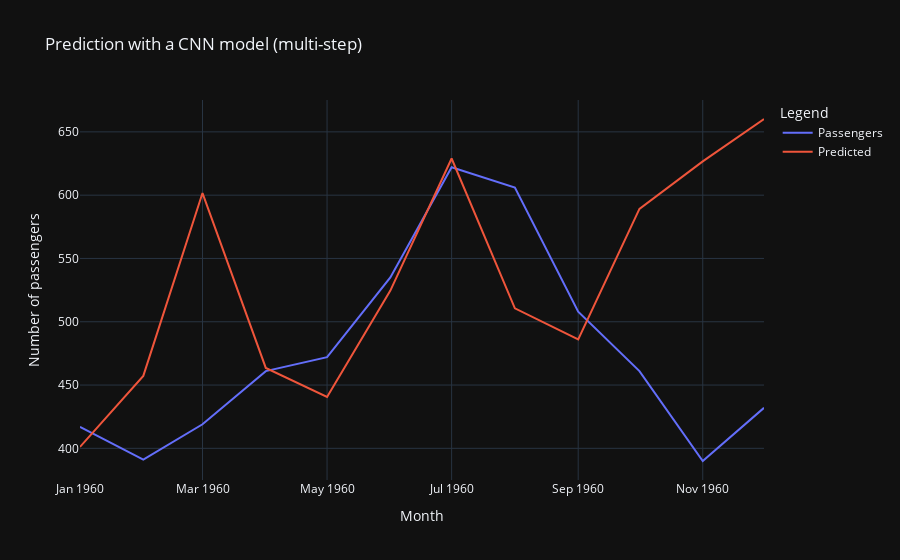

Notebook source saved alongside this figure:
### Code cell
fig = px.line(compared2_df, x = compared2_df.index, y= ['Passengers', 'Predicted'],
            labels={'value': 'Number of passengers', 'variable': 'Legend'},
            title='Prediction with a CNN model (multi-step)')
fig.show()

### Figure 1 — Plotly figure (JSON) as saved in the notebook; plotly's stock layout.template omitted (floating-point values rounded to 4 significant figures)
{"data": [{"hovertemplate": "Legend=Passengers<br>Month=%{x}<br>Number of passengers=%{y}<extra></extra>", "legendgroup": "Passengers", "line": {"color": "#636efa", "dash": "solid"}, "marker": {"symbol": "circle"}, "mode": "lines", "name": "Passengers", "orientation": "v", "showlegend": true, "type": "scatter", "x": ["1960-01-01T00:00:00.000000000", "1960-02-01T00:00:00.000000000", "1960-03-01T00:00:00.000000000", "1960-04-01T00:00:00.000000000", "1960-05-01T00:00:00.000000000", "1960-06-01T00:00:00.000000000", "1960-07-01T00:00:00.000000000", "1960-08-01T00:00:00.000000000", "1960-09-01T00:00:00.000000000", "1960-10-01T00:00:00.000000000", "1960-11-01T00:00:00.000000000", "1960-12-01T00:00:00.000000000"], "xaxis": "x", "y": [417.0, 391.0, 419.0, 461.0, 472.0, 535.0, 622.0, 606.0, 508.0, 461.0, 390.0, 432.0], "yaxis": "y"}, {"hovertemplate": "Legend=Predicted<br>Month=%{x}<br>Number of passengers=%{y}<extra></extra>", "legendgroup": "Predicted", "line": {"color": "#EF553B", "dash": "solid"}, "marker": {"symbol": "circle"}, "mode": "lines", "name": "Predicted", "orientation": "v", "showlegend": true, "type": "scatter", "x": ["1960-01-01T00:00:00.000000000", "1960-02-01T00:00:00.000000000", "1960-03-01T00:00:00.000000000", "1960-04-01T00:00:00.000000000", "1960-05-01T00:00:00.000000000", "1960-06-01T00:00:00.000000000", "1960-07-01T00:00:00.000000000", "1960-08-01T00:00:00.000000000", "1960-09-01T00:00:00.000000000", "1960-10-01T00:00:00.000000000", "1960-11-01T00:00:00.000000000", "1960-12-01T00:00:00.000000000"], "xaxis": "x", "y": [401.1, 457.2, 601.7, 463.5, 440.6, 524.6, 629.0, 510.6, 486.1, 589.2, 626.7, 660.2], "yaxis": "y"}], "layout": {"legend": {"title": {"text": "Legend"}, "tracegroupgap": 0}, "title": {"text": "Prediction with a CNN model (multi-step)"}, "xaxis": {"anchor": "y", "domain": [0, 1], "title": {"text": "Month"}}, "yaxis": {"anchor": "x", "domain": [0, 1], "title": {"text": "Number of passengers"}}}}
